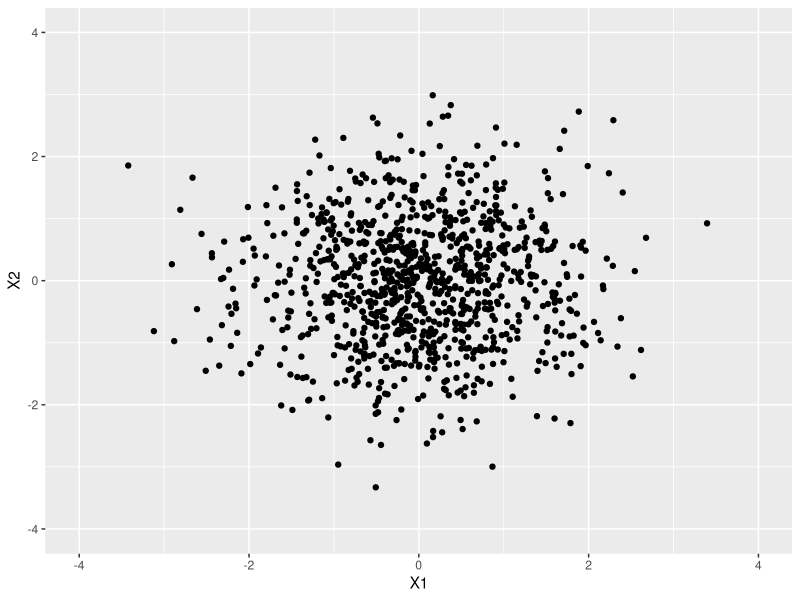

Write R code to recreate this figure. (Note: this script raises an error after producing the figure.)
library(MASS)
library(ggplot2)

# More info at: https://www.digilab.co.uk/posts/the-kernel-cookbook

# Sampling MV Normal
n <- 1000
p <- 2
mu <- rep(0, p)
Sigma <- diag(1, p, p)
X <- MASS::mvrnorm(n, mu, Sigma)
dat <- data.frame(X)

rmvnorm <- function(n, p, mu = rep(0, p), Sigma = diag(1, p, p)) {
  X <- MASS::mvrnorm(n, mu, Sigma)
  dat <- data.frame(X)
  return(dat)
}

dat <- rmvnorm(1000, 2)

ggplot(dat) + 
  geom_point(aes(x = X1, y = X2)) + 
  xlim(-4, 4) + 
  ylim(-4, 4)

#### Sampling MV Normal with correlation

Sigma <- matrix(c(1, 0.5, 0.5, 1), nrow = 2, ncol = 2)
dat <- rmvnorm(1000, 2, Sigma = Sigma)
ggplot(dat) + 
  geom_point(aes(x = X1, y = X2)) + 
  geom_segment()
  xlim(-4, 4) + 
  ylim(-4, 4)

# Performing spectral decomposition
results <- svd(Sigma)
U <- -1 * results$u
Lambda <- diag(results$d)

# Plotting directions of greatest variation (PCs)
ggplot(dat) + 
  geom_point(aes(x = X1, y = X2)) + 
  geom_segment(x = 0, y = 0, xend = U[1, 1], yend = U[2, 1], 
               color = "red", linewidth = 2) +
  geom_segment(x = 0, y = 0, xend = U[2, 2], yend = U[1, 2], 
               color = "blue", linewidth = 2) +
  xlim(-4, 4) + 
  ylim(-4, 4)
  

# Estimating Sigma
X <- as.matrix(dat)
X <- scale(X, center = TRUE, scale = FALSE)
S <- t(X) %*% X / (n - p + 1)

cov(X)

# Question: How does the estimation error 
# of Sigma scale with n and p?

# Theoretical PCs vs Empirical PCs
set.seed(123)
n <- 100
p <- 2
mu <- rep(0, p)
Sigma <- diag(1, p, p)
X <- MASS::mvrnorm(n, mu, Sigma)
dat <- data.frame(X)

ggplot(dat) + 
  geom_point(aes(x = X1, y = X2)) + 
  xlim(-4, 4) + 
  ylim(-4, 4)

# estimate covariance matrix
S <- cov(X)

S_decomp <- svd(S)
U <- -1 * S_decomp$u

ggplot(dat) + 
  geom_point(aes(x = X1, y = X2)) + 
  geom_segment(x = 0, y = 0, xend = sqrt(2)/2, yend = sqrt(2)/2, 
               color = "red", linewidth = 2) +
  geom_segment(x = 0, y = 0, xend = -sqrt(2)/2, yend = sqrt(2)/2, 
               color = "blue", linewidth = 2) +
  geom_segment(x = 0, y = 0, xend = U[1, 1], yend = U[1, 2],
               color = "green", linewidth = 2) +
  xlim(-4, 4) + 
  ylim(-4, 4)


